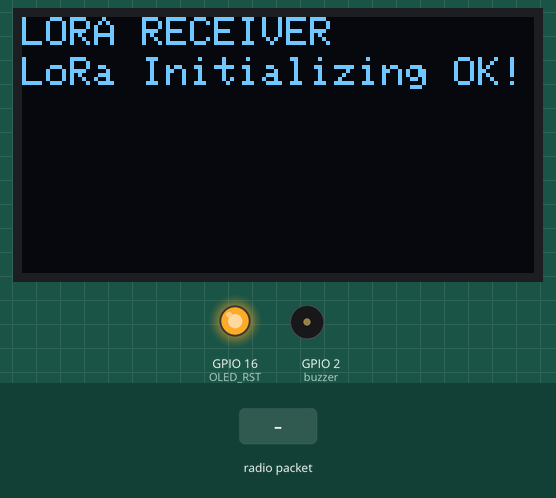
This sketch was run on a simulated ESP32. Parts: 128×64 one-colour display, output pins drawn as LEDs (lit = HIGH), buzzer (waves = sounding, pin HIGH). Inputs (shaded band) come from the test bench. No radio packets arrive unless stated; what the sketch prints to the serial monitor is not drawn.

Above: at 1.3 s.
1.4 s: radio packet "1" arrives
At 3.5 s:
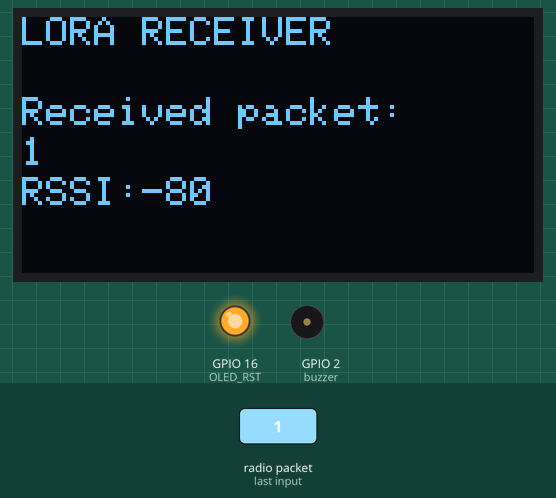
3.9 s: radio packet "0" arrives
At 5.4 s:
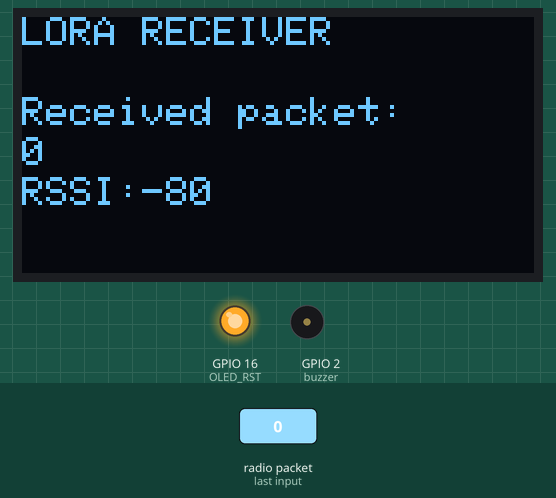
6.4 s: radio packet "0" arrives
8.9 s: radio packet "2" arrives
Timing chart, 0 to 11.9 s (numbered marks = the images above; inputs shaded):
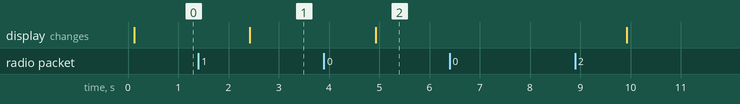

The sketch:

TTGO_LoRa_Verbindungstest_empfangen.ino
```cpp
/*********
  Rui Santos
  Complete project details at https://RandomNerdTutorials.com/ttgo-lora32-sx1276-arduino-ide/
*********/

//Libraries for LoRa
#include <SPI.h>
#include <LoRa.h>

//Libraries for OLED Display
#include <Wire.h>
#include <Adafruit_GFX.h>
#include <Adafruit_SSD1306.h>

//define the pins used by the LoRa transceiver module
#define SCK 5
#define MISO 19
#define MOSI 27
#define SS 18
#define RST 14
#define DIO0 26

//433E6 for Asia
//866E6 for Europe
//915E6 for North America
#define BAND 866E6

//OLED pins
#define OLED_SDA 4
#define OLED_SCL 15
#define OLED_RST 16
#define SCREEN_WIDTH 128 // OLED display width, in pixels
#define SCREEN_HEIGHT 64 // OLED display height, in pixels

Adafruit_SSD1306 display(SCREEN_WIDTH, SCREEN_HEIGHT, &Wire, OLED_RST);

String LoRaData;

//******
const int buzzer = 2; //buzzer to arduino pin 2


void setup() {

  //reset OLED display via software
  pinMode(OLED_RST, OUTPUT);
  digitalWrite(OLED_RST, LOW);
  delay(20);
  digitalWrite(OLED_RST, HIGH);

  //initialize OLED
  Wire.begin(OLED_SDA, OLED_SCL);
  if (!display.begin(SSD1306_SWITCHCAPVCC, 0x3c, false, false)) { // Address 0x3C for 128x32
    Serial.println(F("SSD1306 allocation failed"));
    for (;;); // Don't proceed, loop forever
  }

  display.clearDisplay();
  display.setTextColor(WHITE);
  display.setTextSize(1);
  display.setCursor(0, 0);
  display.print("LORA RECEIVER ");
  display.display();

  //initialize Serial Monitor
  Serial.begin(115200);

  Serial.println("LoRa Receiver Test");

  //SPI LoRa pins
  SPI.begin(SCK, MISO, MOSI, SS);
  //setup LoRa transceiver module
  LoRa.setPins(SS, RST, DIO0);

  if (!LoRa.begin(BAND)) {
    Serial.println("Starting LoRa failed!");
    while (1);
  }
  Serial.println("LoRa Initializing OK!");
  display.setCursor(0, 10);
  display.println("LoRa Initializing OK!");
  display.display();


  //*************
  pinMode(buzzer, OUTPUT); // Set buzzer - pin 9 as an output
}


void loop() {
  delay(1);

  //try to parse packet
  int packetSize = LoRa.parsePacket();
  if (packetSize) {

    //received a packet
    Serial.print("Received packet ");

    //read packet
    while (LoRa.available()) {
      LoRaData = LoRa.readString();
      Serial.print(LoRaData);
    }

    //print RSSI of packet
    int rssi = LoRa.packetRssi();
    Serial.print(" with RSSI ");
    Serial.println(rssi);

    // Dsiplay information
    display.clearDisplay();
    display.setCursor(0, 0);
    display.print("LORA RECEIVER");
    display.setCursor(0, 20);
    display.print("Received packet:");
    display.setCursor(0, 30);
    display.print(LoRaData);
    display.setCursor(0, 40);
    display.print("RSSI:");
    display.setCursor(30, 40);
    display.print(rssi);
    display.display();

    // buzzer
    digitalWrite(buzzer, HIGH);   // sets the buzzer on
    delay(4);                  // waits for a second
    digitalWrite(buzzer, LOW);    // sets the buzzer off
  }
}
```

Measured:
- after the input at 1.4 s, the display: changes after 1.0 s (image 1)
- after the input at 3.9 s, the display: changes after 1.0 s (image 2)
